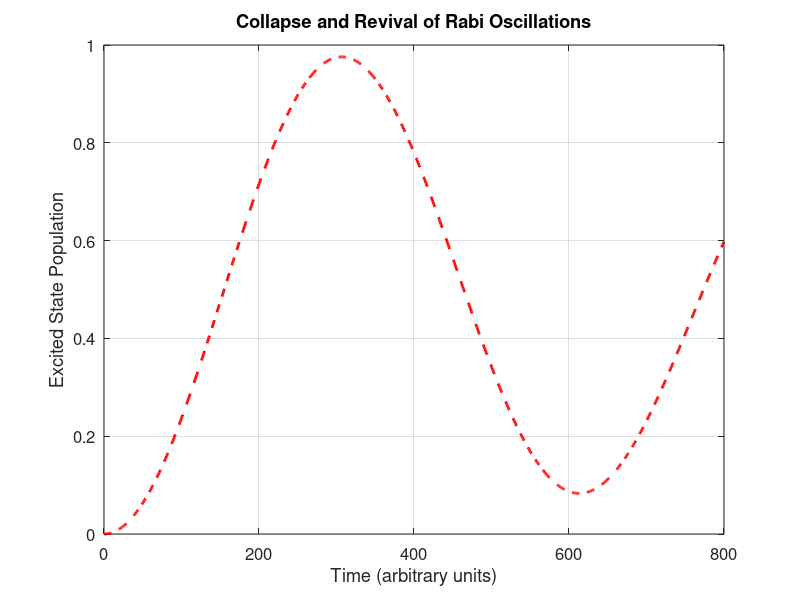

This figure's MATLAB source:
% Collapse and Revival of Rabi Oscillations Simulation

% Parameters
N = 40;                  % Maximum photon number
alpha = 5;               % Coherent state amplitude
g = 0.001;                 % Coupling constant (atom-field interaction strength)
t = linspace(0,800,1000); % Time array (arbitrary units)

% Photon number states
n = 0:N;  % Photon numbers 0, 1, 2, ..., N
n_average=abs(alpha)^2;
% Coherent state photon distribution (Poisson distribution)
P_n = exp(-n_average) * ((n_average).^n) ./ factorial(n);

% Rabi frequency for each photon number
Rabi_freq = 2 * g * sqrt(n + 1);

% Initialize excited state population array
P_excited = zeros(size(t));

% Compute the time evolution of the excited state population
for k = 1:length(n)
    P_excited = P_excited + P_n(k) * sin(Rabi_freq(k) * t / 2).^2;
end

% Plotting the results
figure;
plot(t, P_excited, 'r--','LineWidth', 2);
xlabel('Time (arbitrary units)', 'FontSize', 14);
ylabel('Excited State Population', 'FontSize', 14);
title('Collapse and Revival of Rabi Oscillations', 'FontSize', 16);
grid on;

% Set plot limits and formatting
ylim([0 1]);
xlim([0 max(t)]);
set(gca, 'FontSize', 12);

